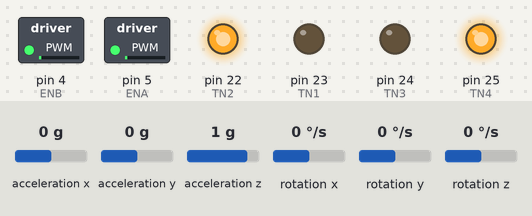
Bench run of a sketch on a simulated Arduino Mega 2560, built with avr-gcc and run on an emulated ATmega2560. Parts: switched loads named in the sketch (green lamp = pin HIGH), output pins drawn as LEDs (lit = HIGH). Inputs (shaded band) come from the test bench; at power-on: acceleration y 0 g, acceleration z 1 g, rotation x 0 °/s, acceleration x 0 g, rotation y 0 °/s, rotation z 0 °/s.

Above: at 1.2 s.
1.3 s: acceleration y set to 0.1 g
4.3 s: acceleration z set to 0.3 g
6.6 s: acceleration z set to 0 g
At 7.7 s:
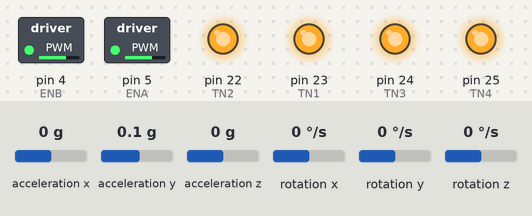
8.3 s: rotation x set to -192 °/s
At 10.4 s:
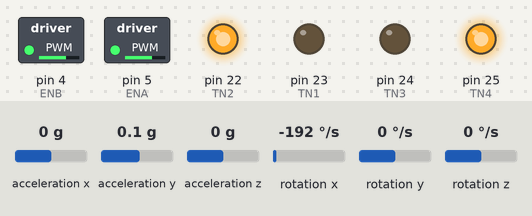
Timing chart, 0 to 12.3 s (numbered marks = the images above; inputs shaded):
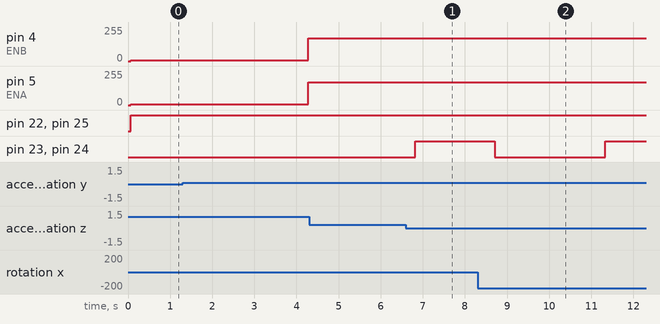

The sketch:

static_rover_fuzzy.ino
```cpp
// Be sure to include the eFFL library before compile the script
// Tools -> Include Library -> Add .zip library
#include <Wire.h>
#include <SPI.h>
#include <Mirf.h>
#include <MirfHardwareSpiDriver.h>
#include <I2Cdev.h>
#include <MPU6050.h>
#include <FuzzyRule.h>
#include <FuzzyComposition.h>
#include <Fuzzy.h>
#include <FuzzyRuleConsequent.h>
#include <FuzzyOutput.h>
#include <FuzzyInput.h>
#include <FuzzyIO.h>
#include <FuzzySet.h>
#include <FuzzyRuleAntecedent.h>

#define  sign(X) (X >= 0 ? 1 : -1)

MPU6050 accelgyro;
MPU6050 initialize;

#define pi 3.14159
unsigned long preTime, lastTime;
int timeChange;
int TN1 = 23;
int TN2 = 22;
int ENA = 5;
int TN3 = 24;
int TN4 = 25;
int ENB = 4;

//Defining an instance of fuzzy class fuzzy_rover
Fuzzy* fuzzy_rover = new Fuzzy();


void setup()
{
  float Y1, Y1Dot, U1;
  Serial2.begin(115200);
  Wire.begin();

  TCCR3A = _BV(COM3A1) | _BV(WGM31) | _BV(WGM30); // TIMER_3 @1K Hz, fast pwm
  TCCR3B = _BV(CS31);
  TCCR0A = _BV(COM0B1) | _BV(WGM01) | _BV(WGM00); // TIMER_0 @1K Hz, fast pwm
  TCCR0B = _BV(CS01) | _BV(CS00);

  /* If the robot was turned on with the angle over 45(-45) degrees,the wheels
   will not spin until the robot is in right position. */
  accelgyro.initialize();
  //  for (int i = 0; i < 200; i++) // Looping 200 times to get the real gesture when starting
  //  {
  //      Read_Platform_Orientation(&Y1,&Y1Dot);
  //  }
  // H bridge left motor
  pinMode(TN1, OUTPUT);
  pinMode(TN2, OUTPUT);
  // H bridge right motor
  pinMode(TN3, OUTPUT);
  pinMode(TN4, OUTPUT);
  pinMode(ENA, OUTPUT);
  pinMode(ENB, OUTPUT);

// Definition of the fuzzy variables:

  // Defining Fuzzy Input error
  FuzzyInput* errorF = new FuzzyInput(1);
  // Defining fuzzy set values for input error:
  FuzzySet* negative = new FuzzySet(-60, -35, -15 ,0);          // Negative error
  errorF->addFuzzySet(negative);                                // Adding FuzzySet negative in errorF
  FuzzySet* zero = new FuzzySet(-0.8, -0.3, 0.3, 0.8);          // Zero error
  errorF->addFuzzySet(zero);                                    // Adding FuzzySet zero in errorF
  FuzzySet* positive = new FuzzySet(0, 15, 35, 60);             // Positive error
  errorF->addFuzzySet(positive);                                // Adding FuzzySet positive in errorF
  // Adding Fuzzy Input errorF to fuzzy_rover
  fuzzy_rover->addFuzzyInput(errorF);

  // Defining fuzzy Input errorF_change:
  FuzzyInput* errorF_change = new FuzzyInput(2);
  // Defining fuzzy set values for input errorF_change:
  FuzzySet* negative_change = new FuzzySet(-250, -100, -50 ,0); // Negative error
  errorF_change->addFuzzySet(negative_change);                  // Adding FuzzySet negative in errorF
  FuzzySet* zero_change = new FuzzySet(-0.5, -0.2, 0.2, 0.5);   // Zero error_change
  errorF_change->addFuzzySet(zero_change);                      // Adding FuzzySet zero in errorF
  FuzzySet* positive_change = new FuzzySet(0, 50, 100, 250);    // Positive error
  errorF_change->addFuzzySet(positive_change);                  // Adding FuzzySet positive in errorF
  // Adding Fuzzy Input errorF to fuzzy_rover
  fuzzy_rover->addFuzzyInput(errorF_change);

  // Defining FuzzyOutput controlF
  FuzzyOutput* controlF = new FuzzyOutput(1);
  // Defining fuzzy set values for output controlF
  FuzzySet* Large_Negative = new FuzzySet(-30, -30, -30, -30);  // Large_Negative Control law
  controlF->addFuzzySet(Large_Negative);                        // Adding FuzzySet Large_Negative in controlF
  FuzzySet* Small_Negative = new FuzzySet(-15, -15, -15, -15);  // Small Negative control law
  controlF->addFuzzySet(Small_Negative);                        // Adding FuzzySet Small_Negative in controlF
  FuzzySet* No_Control = new FuzzySet(-1, 0, 0, 1);             // No control Law
  controlF->addFuzzySet(No_Control);                            // Adding FuzzySet No_Control in ControlF
  FuzzySet* Large_Positive = new FuzzySet(30, 30, 30, 30);      // Large_Positive Control law
  controlF->addFuzzySet(Large_Positive);                        // Adding FuzzySet Large_Positive in controlF
  FuzzySet* Small_Positive = new FuzzySet(15, 15, 15, 15);      // Small Positive control law
  controlF->addFuzzySet(Small_Positive);                        // Adding FuzzySet Small_Positive in controlF
  // Adding Fuzzy Output errorF to fuzzy_rover
  fuzzy_rover->addFuzzyOutput(controlF);

  //----------------------------------------------------------------//------------------------------------//------------------------------------------------------------
  // Defining the rules for the fuzzy controller:

  // Rule #1: if error is NEG and error_change is NEG THEN control is NEG:
  // Antecedent:
  FuzzyRuleAntecedent* iferrorNegANDerrchangeNeg = new FuzzyRuleAntecedent();
  iferrorNegANDerrchangeNeg->joinWithAND(negative, negative_change);
  // Consecuent:
  FuzzyRuleConsequent* thenControlisLNeg = new FuzzyRuleConsequent();
  thenControlisLNeg->addOutput(Large_Negative);
  FuzzyRule* fuzzyRule1 = new FuzzyRule(1,  iferrorNegANDerrchangeNeg, thenControlisLNeg);
  fuzzy_rover->addFuzzyRule(fuzzyRule1);

  // Rule #2: if error is NEG and error_change is ZERO THEN control is NEG:
  // Antecedent:
  FuzzyRuleAntecedent* iferrorNegANDerrchangeZer = new FuzzyRuleAntecedent();
  iferrorNegANDerrchangeZer->joinWithAND(negative, zero_change);
  // Consecuent:
  FuzzyRuleConsequent* thenControlisSNeg = new FuzzyRuleConsequent();
  thenControlisSNeg->addOutput(Small_Negative);
  FuzzyRule* fuzzyRule2 = new FuzzyRule(2,  iferrorNegANDerrchangeZer, thenControlisSNeg);
  fuzzy_rover->addFuzzyRule(fuzzyRule2);

  // Rule #3: if error is NEG and error_change is POS THEN control is ZERO:
  // Antecedent:
  FuzzyRuleAntecedent* iferrorNegANDerrchangePos = new FuzzyRuleAntecedent();
  iferrorNegANDerrchangePos->joinWithAND(negative, positive_change);
  // Consecuent:
  FuzzyRuleConsequent* thenControlisZer = new FuzzyRuleConsequent();
  thenControlisZer->addOutput(No_Control);
  FuzzyRule* fuzzyRule3 = new FuzzyRule(3,  iferrorNegANDerrchangePos, thenControlisZer);
  fuzzy_rover->addFuzzyRule(fuzzyRule3);

  // Rule #4: if error is ZERO and error_change is NEG THEN control is NEG:
  // Antecedent:
  FuzzyRuleAntecedent* iferrorZerANDerrchangeNeg = new FuzzyRuleAntecedent();
  iferrorZerANDerrchangeNeg->joinWithAND(zero, negative_change);
  // Consecuent:
  FuzzyRule* fuzzyRule4 = new FuzzyRule(4,  iferrorZerANDerrchangeNeg, thenControlisSNeg);
  fuzzy_rover->addFuzzyRule(fuzzyRule4);

  // Rule #5: if error is ZERO and error_change is ZERO THEN control is ZERO:
  // Antecedent:
  FuzzyRuleAntecedent* iferrorZerANDerrchangeZer = new FuzzyRuleAntecedent();
  iferrorZerANDerrchangeZer->joinWithAND(zero, zero_change);
  // Consecuent:
  FuzzyRule* fuzzyRule5 = new FuzzyRule(5,  iferrorZerANDerrchangeZer, thenControlisZer);
  fuzzy_rover->addFuzzyRule(fuzzyRule5);

  // Rule #6: if error is ZERO and error_change is POS THEN control is POS:
  // Antecedent:
  FuzzyRuleAntecedent* iferrorZerANDerrchangePos = new FuzzyRuleAntecedent();
  iferrorZerANDerrchangePos->joinWithAND(zero, positive_change);
  // Consecuent:
  FuzzyRuleConsequent* thenControlisSPos = new FuzzyRuleConsequent();
  thenControlisSPos->addOutput(Small_Positive);
  FuzzyRule* fuzzyRule6 = new FuzzyRule(6,    iferrorZerANDerrchangePos, thenControlisSPos);
  fuzzy_rover->addFuzzyRule(fuzzyRule6);

  // Rule #7: if error is POS and error_change is NEG THEN control is ZERO:
  // Antecedent:
  FuzzyRuleAntecedent* iferrorPosANDerrchangeNeg = new FuzzyRuleAntecedent();
  iferrorPosANDerrchangeNeg->joinWithAND(positive, negative_change);
  // Consecuent:
  FuzzyRule* fuzzyRule7 = new FuzzyRule(7,  iferrorPosANDerrchangeNeg, thenControlisZer);
  fuzzy_rover->addFuzzyRule(fuzzyRule7);

  // Rule #8: if error is POS and error_change is ZERO THEN control is POS:
  // Antecedent:
  FuzzyRuleAntecedent* iferrorPosANDerrchangeZer = new FuzzyRuleAntecedent();
  iferrorPosANDerrchangeZer->joinWithAND(positive, zero_change);
  // Consecuent:
  FuzzyRule* fuzzyRule8 = new FuzzyRule(8,  iferrorPosANDerrchangeZer, thenControlisSPos);
  fuzzy_rover->addFuzzyRule(fuzzyRule8);

  // Rule #9: if error is POS and error_change is POS THEN control is POS:
  // Antecedent:
  FuzzyRuleAntecedent* iferrorPosANDerrchangePos = new FuzzyRuleAntecedent();
  iferrorPosANDerrchangePos->joinWithAND(positive, positive_change);
  // Consecuent:
  FuzzyRuleConsequent* thenControlisLPos = new FuzzyRuleConsequent();
  thenControlisLPos->addOutput(Large_Positive);
  FuzzyRule* fuzzyRule9 = new FuzzyRule(9,  iferrorPosANDerrchangePos, thenControlisLPos);
  fuzzy_rover->addFuzzyRule(fuzzyRule9);
}
void loop()
{
  // Setpoints, outputs and control laws
  float R1 = 0, Y1, Y1Dot, U1;
  unsigned long int TBegin;

  TBegin = micros();
  R1     = 0;
  Read_Platform_Orientation(&Y1,&Y1Dot);
  //Y1 = 10; Y1Dot = 0;
  if  (abs(Y1) < 45) {
    //Y1Dot = abs(Y1Dot) < 0.2 ? 0 : Y1Dot;
    Fuzzy_Control_Law(R1-Y1,Y1Dot,&U1);
    Write_Control_Law(U1);
  }
  else {
        digitalWrite(TN1, HIGH);
        digitalWrite(TN2, HIGH);
        digitalWrite(TN3, HIGH);
        digitalWrite(TN4, HIGH);
       }
// Uncomment when working on data adquisition interface
  //Serial2.println(R1);
  //Serial2.println(U1);
  //Serial2.println(Y1);
  //Serial2.println(Y1Dot);

  wait_until_next_sampling_time(TBegin);
}

 // The offset of the accelerator
 #define Angle_offset 1.4
 // From integer values to deg/seg
 #define Gyr_Gain     131.07
 //The offset of the gyro
 #define Gry_offset   -0.3

void Read_Platform_Orientation(float *Y1, float *Y1Dot) {
  // Accelerometer readings [-32768,+32767] maps to [-2g,2g] m/sec^2
  // g being the gravitational acceleration
  int16_t      ax, ay, az;
  // Gyro readings [-32768,+32767] maps to [-250,250] deg/sec
  int16_t      gx, gy, gz;

  // Angles
  static unsigned long int preTime = 0;
  static float Angle_Filtered = 0, Angle_Recursive = 0;
  float        Angle_Delta, Angle_Raw, Angle_Confidence, Omega, dt;

  // Read the accelerometer
  accelgyro.getMotion6(&ax, &ay, &az, &gx, &gy, &gz);

  // Raw Angle
  Angle_Raw          = (atan2(ay, az) * 180 / pi + Angle_offset);
  // Transformation for the angular velocity from integer values to deg/sec
  // X axis of the giro is the rotation axis
  Omega              = gx / Gyr_Gain + Gry_offset;
  // Filter datas to get the real gesture
  unsigned long now  = micros();
  timeChange         = now - preTime;
  preTime            = now;
  // Converting from microseconds to seconds
  dt                 = timeChange * 1E-6;
  // Accel Gain: 0.64
  Angle_Delta        = (Angle_Raw - Angle_Filtered) * 0.64;
  // Cummulative of estimated orientation
  Angle_Recursive    = Angle_Delta * dt + Angle_Recursive;
  Angle_Confidence   = Angle_Recursive + (Angle_Raw - Angle_Filtered) * 1.6 + Omega;
  Angle_Filtered     = Angle_Confidence * dt + Angle_Filtered;
  // Platform orientation
  *Y1                = Angle_Filtered;
  *Y1Dot             = Omega;
}

 // Wait until next sampling time
void wait_until_next_sampling_time(unsigned long int TBegin) {
      while (micros() - TBegin < (unsigned long int)10000);
}

// PID Control Law
void Fuzzy_Control_Law(float Error,float ErrorDot,float *U1)
{
  static float ErrSum = 0;
  // Calculating the output values using the gesture values and the PID values.
  ErrSum            += Error;
  //Defining the Gains for the error and error change and control Law:
  float  GU = 11.00,GE = 0.70, GCE = 0.0010;

  fuzzy_rover->setInput(1, GE*Error);
  fuzzy_rover->setInput(2, GCE*ErrorDot);
  fuzzy_rover->fuzzify();
  //Fuzzy PD Control Law:
  *U1                = GU*fuzzy_rover->defuzzify(1);
}

// If TN2 is high and TN1 is low then the left motor  is turning forward
// If TN4 is high and TN3 is low then the right motor is turning forward
void Write_Control_Law(float U1)
{
  float MotorOffset = 5.2;
  float LOutput, ROutput;

  LOutput            = U1 - MotorOffset;
  ROutput            = U1 - MotorOffset;
  if (LOutput < 0)
  {
    digitalWrite(TN2, HIGH);
    digitalWrite(TN1, LOW);
  }
  else if (LOutput > 0)
  {
    digitalWrite(TN2, LOW);
    digitalWrite(TN1, HIGH);
  }
  else
  {
    OCR3A = 0;
  }
  if (ROutput < 0)
  {
    digitalWrite(TN4, HIGH);
    digitalWrite(TN3, LOW);
  }
  else if (ROutput > 0)
  {
    digitalWrite(TN4, LOW);
    digitalWrite(TN3, HIGH);
  }
  else
  {
    OCR0B = 0;
  }
  // Timer/Counter3 is a general purpose 16-bit Timer/Counter module
  OCR3A = min(1023, 4*(abs(ROutput)) );
  // Timer/Counter0 is a general purpose 8-bit Timer/Counter module
  OCR0B = min(255,  abs(LOutput)   );
}
```

Measured:
- after the input at 1.3 s, pin 4 (ENB), pin 5 (ENA): 5/255 → 170/255 after 3.0 s
- after the input at 4.3 s, every drawn part: stays the same
- after the input at 6.6 s, pin 23 (TN1), pin 24 (TN3): LOW → HIGH after 0.22 s
- after the input at 8.3 s, pin 4 (ENB): 170/255 → 171/255 after 0.94 s, → 170/255 0.79 s later; pin 23 (TN1), pin 24 (TN3): HIGH → LOW after 0.41 s, → HIGH 2.6 s later
